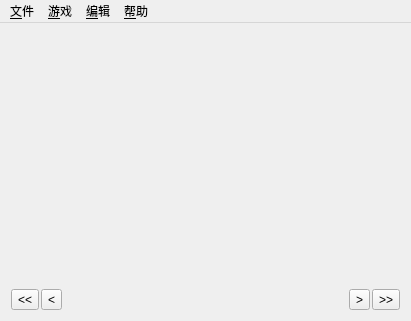
<?xml version="1.0" encoding="UTF-8"?>
<ui version="4.0">
 <class>MainWindow</class>
 <widget class="QMainWindow" name="MainWindow">
  <property name="geometry">
   <rect>
    <x>0</x>
    <y>0</y>
    <width>411</width>
    <height>321</height>
   </rect>
  </property>
  <property name="windowTitle">
   <string>MainWindow</string>
  </property>
  <widget class="QWidget" name="centralWidget">
   <layout class="QVBoxLayout" name="verticalLayout_3">
    <item>
     <layout class="QHBoxLayout" name="horizontalLayout_4">
      <item>
       <widget class="CheckersPicture" name="picture" native="true">
        <property name="sizePolicy">
         <sizepolicy hsizetype="Preferred" vsizetype="Preferred">
          <horstretch>0</horstretch>
          <verstretch>0</verstretch>
         </sizepolicy>
        </property>
        <layout class="QVBoxLayout" name="verticalLayout">
         <item>
          <spacer name="verticalSpacer">
           <property name="orientation">
            <enum>Qt::Vertical</enum>
           </property>
           <property name="sizeHint" stdset="0">
            <size>
             <width>20</width>
             <height>40</height>
            </size>
           </property>
          </spacer>
         </item>
        </layout>
       </widget>
      </item>
     </layout>
    </item>
    <item>
     <layout class="QHBoxLayout" name="horizontalLayout">
      <property name="spacing">
       <number>2</number>
      </property>
      <item>
       <widget class="QToolButton" name="goFirst">
        <property name="text">
         <string>&lt;&lt;</string>
        </property>
        <property name="icon">
         <iconset resource="icons.qrc">
          <normaloff>:/icons/go-first.png</normaloff>:/icons/go-first.png</iconset>
        </property>
        <property name="arrowType">
         <enum>Qt::NoArrow</enum>
        </property>
       </widget>
      </item>
      <item>
       <widget class="QToolButton" name="goPrev">
        <property name="text">
         <string>&lt;</string>
        </property>
        <property name="icon">
         <iconset resource="icons.qrc">
          <normaloff>:/icons/go-previous.png</normaloff>:/icons/go-previous.png</iconset>
        </property>
        <property name="arrowType">
         <enum>Qt::NoArrow</enum>
        </property>
       </widget>
      </item>
      <item>
       <spacer name="horizontalSpacer">
        <property name="orientation">
         <enum>Qt::Horizontal</enum>
        </property>
        <property name="sizeHint" stdset="0">
         <size>
          <width>40</width>
          <height>20</height>
         </size>
        </property>
       </spacer>
      </item>
      <item>
       <widget class="QToolButton" name="goNext">
        <property name="text">
         <string>&gt;</string>
        </property>
        <property name="icon">
         <iconset resource="icons.qrc">
          <normaloff>:/icons/go-next.png</normaloff>:/icons/go-next.png</iconset>
        </property>
       </widget>
      </item>
      <item>
       <widget class="QToolButton" name="goLast">
        <property name="text">
         <string>&gt;&gt;</string>
        </property>
        <property name="icon">
         <iconset resource="icons.qrc">
          <normaloff>:/icons/go-last.png</normaloff>:/icons/go-last.png</iconset>
        </property>
       </widget>
      </item>
     </layout>
    </item>
   </layout>
  </widget>
  <widget class="QMenuBar" name="menuBar">
   <property name="geometry">
    <rect>
     <x>0</x>
     <y>0</y>
     <width>411</width>
     <height>26</height>
    </rect>
   </property>
   <widget class="QMenu" name="menuFile">
    <property name="title">
     <string>&amp;文件</string>
    </property>
    <addaction name="separator"/>
    <addaction name="actionOpen"/>
    <addaction name="actionSave"/>
    <addaction name="separator"/>
    <addaction name="actionExit"/>
   </widget>
   <widget class="QMenu" name="menuHelp">
    <property name="title">
     <string>&amp;帮助</string>
    </property>
    <addaction name="actionAboutCheckers"/>
    <addaction name="actionAboutQt"/>
   </widget>
   <widget class="QMenu" name="menuEdit">
    <property name="title">
     <string>&amp;编辑</string>
    </property>
    <addaction name="actionSettings"/>
   </widget>
   <widget class="QMenu" name="menuGame">
    <property name="title">
     <string>&amp;游戏</string>
    </property>
    <addaction name="actionStartNewGame"/>
    <addaction name="actionEndGame"/>
   </widget>
   <addaction name="menuFile"/>
   <addaction name="menuGame"/>
   <addaction name="menuEdit"/>
   <addaction name="menuHelp"/>
  </widget>
  <action name="actionAboutCheckers">
   <property name="icon">
    <iconset resource="icons.qrc">
     <normaloff>:/icons/help-about.png</normaloff>:/icons/help-about.png</iconset>
   </property>
   <property name="text">
    <string>&amp;关于西洋跳棋</string>
   </property>
  </action>
  <action name="actionAboutQt">
   <property name="text">
    <string>关于 Qt</string>
   </property>
  </action>
  <action name="actionSettings">
   <property name="icon">
    <iconset resource="icons.qrc">
     <normaloff>:/icons/preferences.png</normaloff>:/icons/preferences.png</iconset>
   </property>
   <property name="text">
    <string>设置</string>
   </property>
   <property name="shortcut">
    <string>Ctrl+P</string>
   </property>
  </action>
  <action name="actionStartNewGame">
   <property name="icon">
    <iconset resource="icons.qrc">
     <normaloff>:/icons/new.png</normaloff>:/icons/new.png</iconset>
   </property>
   <property name="text">
    <string>开始新游戏</string>
   </property>
   <property name="shortcut">
    <string>Ctrl+N</string>
   </property>
  </action>
  <action name="actionEndGame">
   <property name="icon">
    <iconset resource="icons.qrc">
     <normaloff>:/icons/close.png</normaloff>:/icons/close.png</iconset>
   </property>
   <property name="text">
    <string>&amp;结束游戏</string>
   </property>
   <property name="shortcut">
    <string>Ctrl+W</string>
   </property>
  </action>
  <action name="actionExit">
   <property name="icon">
    <iconset resource="icons.qrc">
     <normaloff>:/icons/exit.png</normaloff>:/icons/exit.png</iconset>
   </property>
   <property name="text">
    <string>&amp;离开</string>
   </property>
   <property name="shortcut">
    <string>Ctrl+Q</string>
   </property>
  </action>
  <action name="actionOpen">
   <property name="icon">
    <iconset resource="icons.qrc">
     <normaloff>:/icons/open.png</normaloff>:/icons/open.png</iconset>
   </property>
   <property name="text">
    <string>&amp;打开</string>
   </property>
   <property name="shortcut">
    <string>Ctrl+O</string>
   </property>
  </action>
  <action name="actionSave">
   <property name="icon">
    <iconset resource="icons.qrc">
     <normaloff>:/icons/save.png</normaloff>:/icons/save.png</iconset>
   </property>
   <property name="text">
    <string>&amp;保存</string>
   </property>
   <property name="shortcut">
    <string>Ctrl+S</string>
   </property>
  </action>
 </widget>
 <layoutdefault spacing="6" margin="11"/>
 <customwidgets>
  <customwidget>
   <class>CheckersPicture</class>
   <extends>QWidget</extends>
   <header>checkerspicture.h</header>
   <container>1</container>
  </customwidget>
 </customwidgets>
 <resources>
  <include location="icons.qrc"/>
 </resources>
 <connections/>
</ui>
